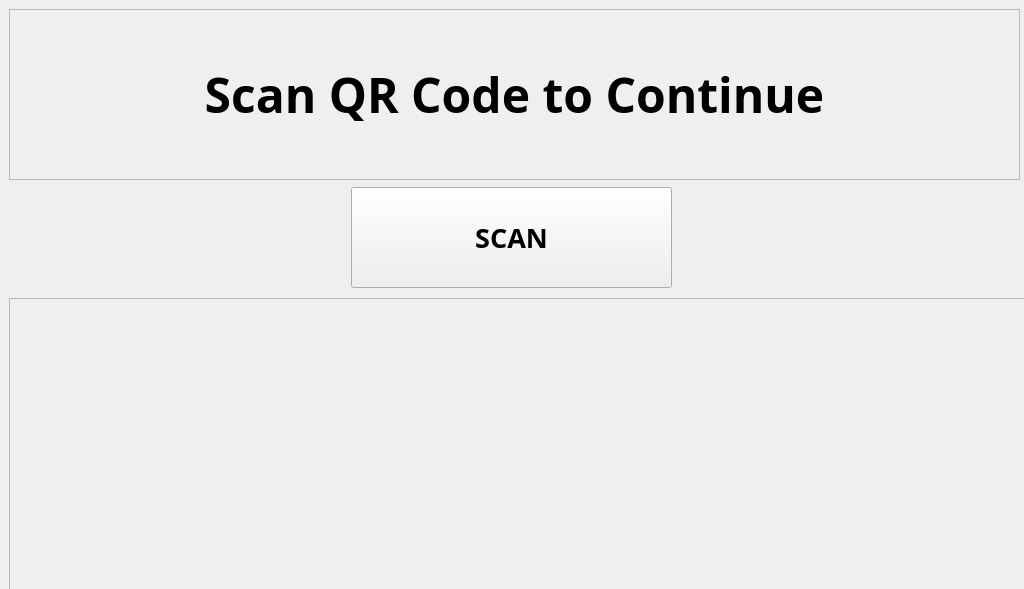
<?xml version="1.0" encoding="UTF-8"?>
<ui version="4.0">
 <class>MainWindow</class>
 <widget class="QMainWindow" name="MainWindow">
  <property name="geometry">
   <rect>
    <x>0</x>
    <y>0</y>
    <width>1024</width>
    <height>589</height>
   </rect>
  </property>
  <property name="minimumSize">
   <size>
    <width>0</width>
    <height>0</height>
   </size>
  </property>
  <property name="maximumSize">
   <size>
    <width>1024</width>
    <height>600</height>
   </size>
  </property>
  <property name="windowTitle">
   <string>Interactive First Aid Cabinet</string>
  </property>
  <widget class="QWidget" name="centralwidget">
   <widget class="QFrame" name="frame">
    <property name="geometry">
     <rect>
      <x>9</x>
      <y>9</y>
      <width>1011</width>
      <height>171</height>
     </rect>
    </property>
    <property name="frameShape">
     <enum>QFrame::StyledPanel</enum>
    </property>
    <property name="frameShadow">
     <enum>QFrame::Raised</enum>
    </property>
    <layout class="QGridLayout" name="gridLayout_2">
     <item row="0" column="0">
      <widget class="QLabel" name="TITLE">
       <property name="font">
        <font>
         <family>Unispace</family>
         <pointsize>36</pointsize>
         <weight>75</weight>
         <bold>true</bold>
        </font>
       </property>
       <property name="text">
        <string>Scan QR Code to Continue</string>
       </property>
       <property name="alignment">
        <set>Qt::AlignCenter</set>
       </property>
      </widget>
     </item>
    </layout>
   </widget>
   <widget class="QFrame" name="frame_2">
    <property name="geometry">
     <rect>
      <x>9</x>
      <y>298</y>
      <width>1031</width>
      <height>301</height>
     </rect>
    </property>
    <property name="frameShape">
     <enum>QFrame::StyledPanel</enum>
    </property>
    <property name="frameShadow">
     <enum>QFrame::Raised</enum>
    </property>
    <layout class="QGridLayout" name="gridLayout">
     <item row="0" column="0">
      <widget class="QLabel" name="TUPC">
       <property name="minimumSize">
        <size>
         <width>192</width>
         <height>192</height>
        </size>
       </property>
       <property name="maximumSize">
        <size>
         <width>192</width>
         <height>192</height>
        </size>
       </property>
       <property name="text">
        <string/>
       </property>
       <property name="pixmap">
        <pixmap>../tuplogo (1).png</pixmap>
       </property>
      </widget>
     </item>
     <item row="0" column="1">
      <widget class="QLabel" name="TUPC_2">
       <property name="minimumSize">
        <size>
         <width>194</width>
         <height>194</height>
        </size>
       </property>
       <property name="maximumSize">
        <size>
         <width>194</width>
         <height>194</height>
        </size>
       </property>
       <property name="text">
        <string/>
       </property>
       <property name="pixmap">
        <pixmap>../first-aid-logo-png-png-image-762531.png</pixmap>
       </property>
      </widget>
     </item>
     <item row="0" column="2">
      <widget class="QLabel" name="rasberry">
       <property name="minimumSize">
        <size>
         <width>156</width>
         <height>200</height>
        </size>
       </property>
       <property name="maximumSize">
        <size>
         <width>156</width>
         <height>200</height>
        </size>
       </property>
       <property name="text">
        <string/>
       </property>
       <property name="pixmap">
        <pixmap>../asd.png</pixmap>
       </property>
      </widget>
     </item>
    </layout>
   </widget>
   <widget class="QPushButton" name="pushButton">
    <property name="geometry">
     <rect>
      <x>351</x>
      <y>187</y>
      <width>321</width>
      <height>101</height>
     </rect>
    </property>
    <property name="font">
     <font>
      <family>Unispace</family>
      <pointsize>20</pointsize>
      <weight>75</weight>
      <bold>true</bold>
     </font>
    </property>
    <property name="text">
     <string>SCAN</string>
    </property>
   </widget>
  </widget>
 </widget>
 <resources/>
 <connections/>
</ui>
